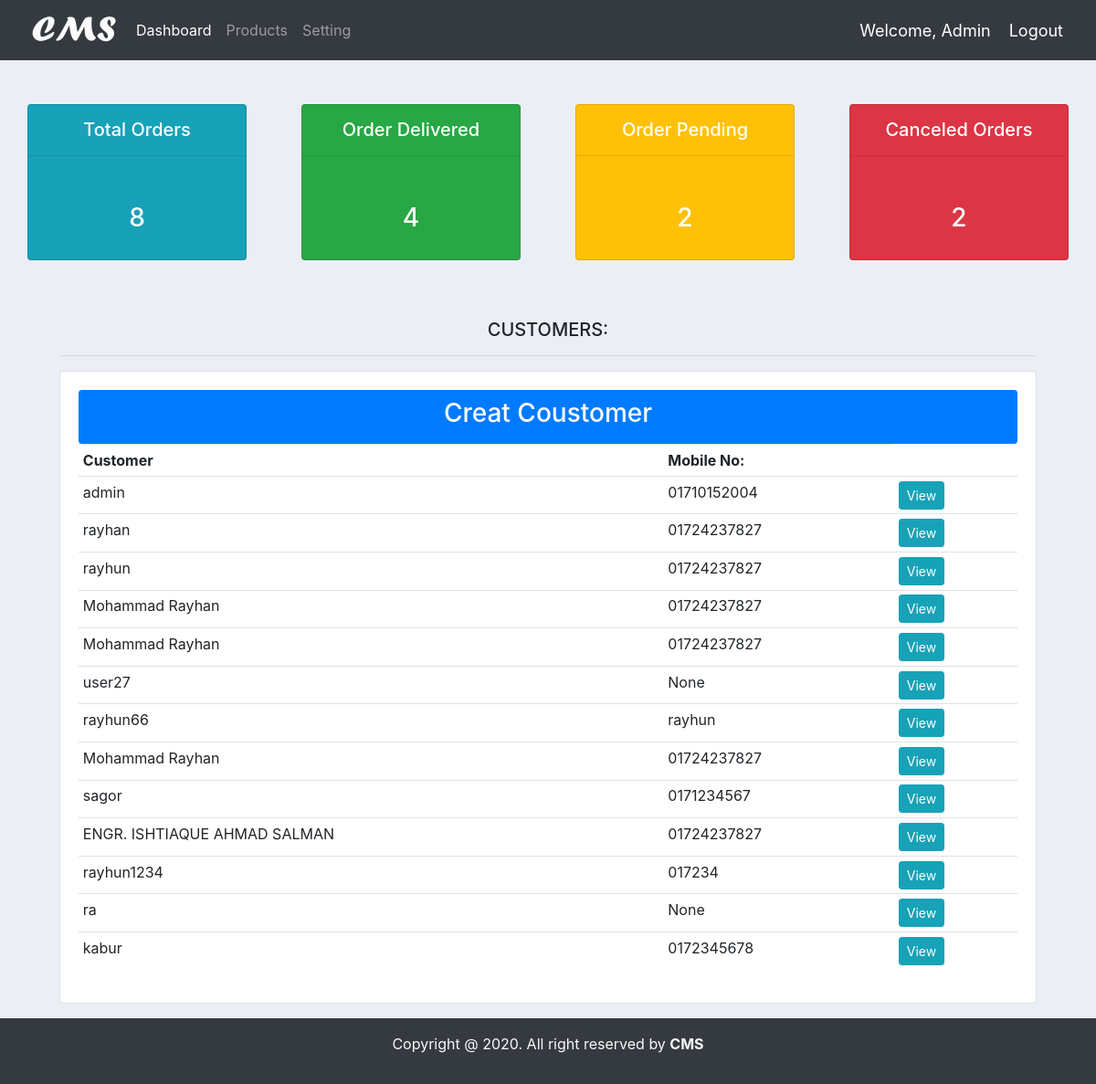
The app's page /all/customer (signed in), older data.
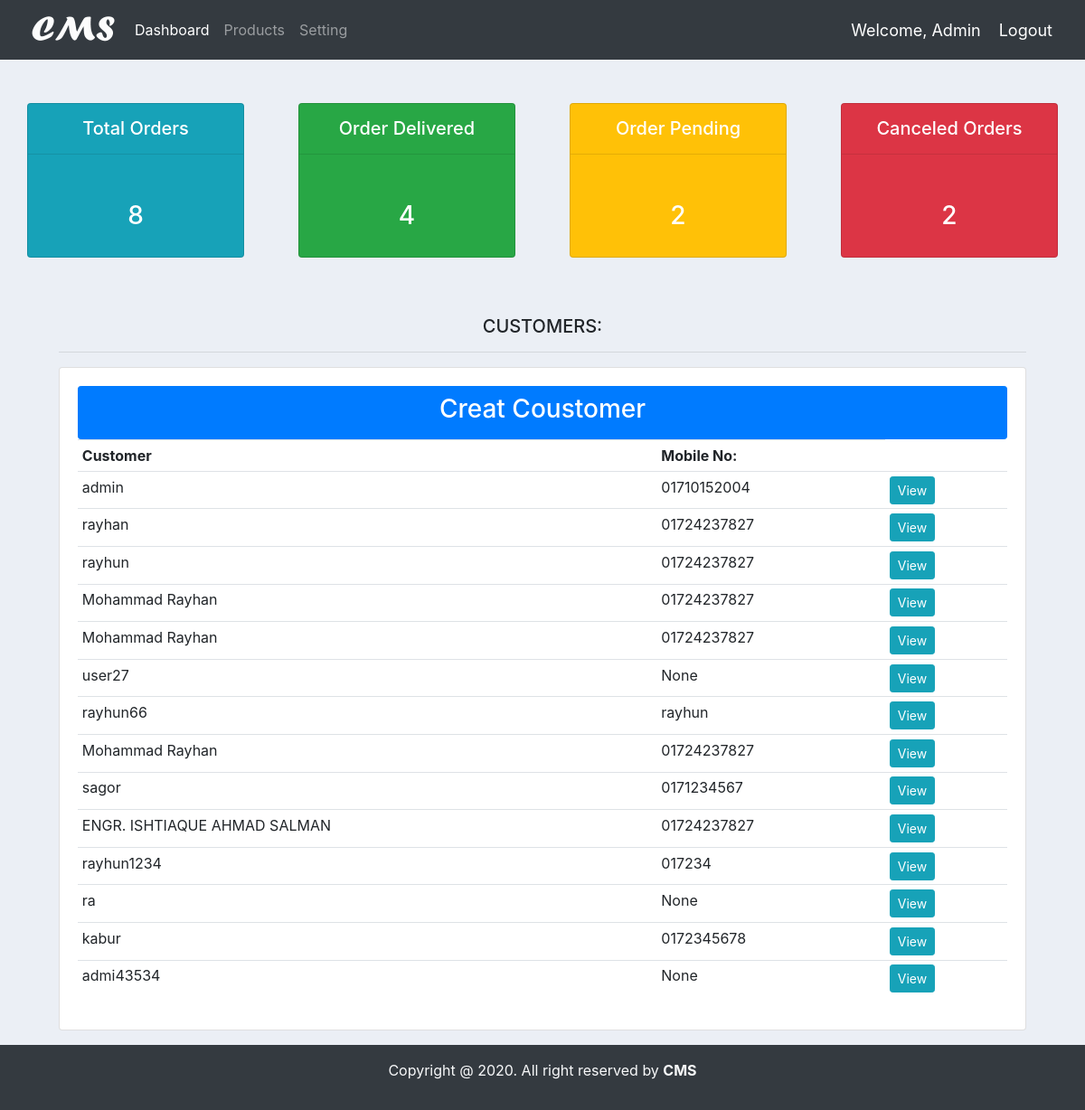
The same page, newer data.
### accounts/models.py (models this page shows, shortened)
class Customer(models.Model):
    user = models.OneToOneField(User, null=True, blank=True, on_delete=models.CASCADE)
    name = models.CharField(max_length=200, null=True)
    phone = models.CharField(max_length=200, null=True)
    email = models.CharField(max_length=200, null=True)
    profile_pic = models.ImageField(default="demo.jpg", null=True, blank=True)
    date_created = models.DateTimeField(auto_now_add=True, null=True)

### accounts/decorators.py (the view)
    def wrapper_func(request, *args, **kwargs):
        group = None
        if request.user.groups.exists():
            group = request.user.groups.all()[0].name
        if group == 'customer':
            return redirect('user_profile')
        elif group == 'admin':
            return view_func(request, *args, **kwargs)
        else:
            context = {}
            return render(request, 'accounts/customer_not_auth.html', context)

### accounts/views.py (called while the page is built)
@login_required
@admin_only
def all_customer(request):
    orders = Order.objects.all()
    customers = Customer.objects.all()
    total_orders = orders.count()
    order_delivered = orders.filter(statur='Delivered').count()
    order_pending = orders.filter(statur='Pending').count()
    order_cancels = orders.filter(statur='Canceled Order').count()
    context = {
        'total_orders':total_orders,
        'order_delivered':order_delivered,
        'order_pending':order_pending,
        'order_cancels':order_cancels,
        'customers':customers
    }
    return render(request, 'accounts/customer_list.html',context)

### accounts/templates/accounts/customer_list.html
{% extends 'accounts/main.html' %}
{% block content %}
<div class="container-fluid">
    {% include 'accounts/status.html' %}
    <div class="row">
        <div class="col-md-11 m-auto">
            <h5 class="text-center">CUSTOMERS:</h5>
            <hr>
            <div class="card card-body">
                <a class="btn btn-primary btn-sm btn-block py-2" href="{% url 'create_customer' %}">
                    <h3>Creat Coustomer</h3></a>
                <table class="table table-sm">
                    <tr>
                        <th>Customer</th>
                        <th>Mobile No:</th>
                    </tr>
                    {% for customer in customers %}
                    <tr>
                        <td>{{ customer.name }}</td>
                        <td>{{ customer.phone }}</td>
                        <td><a class="btn btn-sm btn-info" href="{% url 'customer' customer.pk %}">View</a></td>
                    </tr>
                    {% endfor %}
                </table>
            </div>
        </div>
    </div>
</div>
{% endblock %}

Row changes from the older to the newer data that the page shows:
added Customer: name "admi43534", phone "None"
